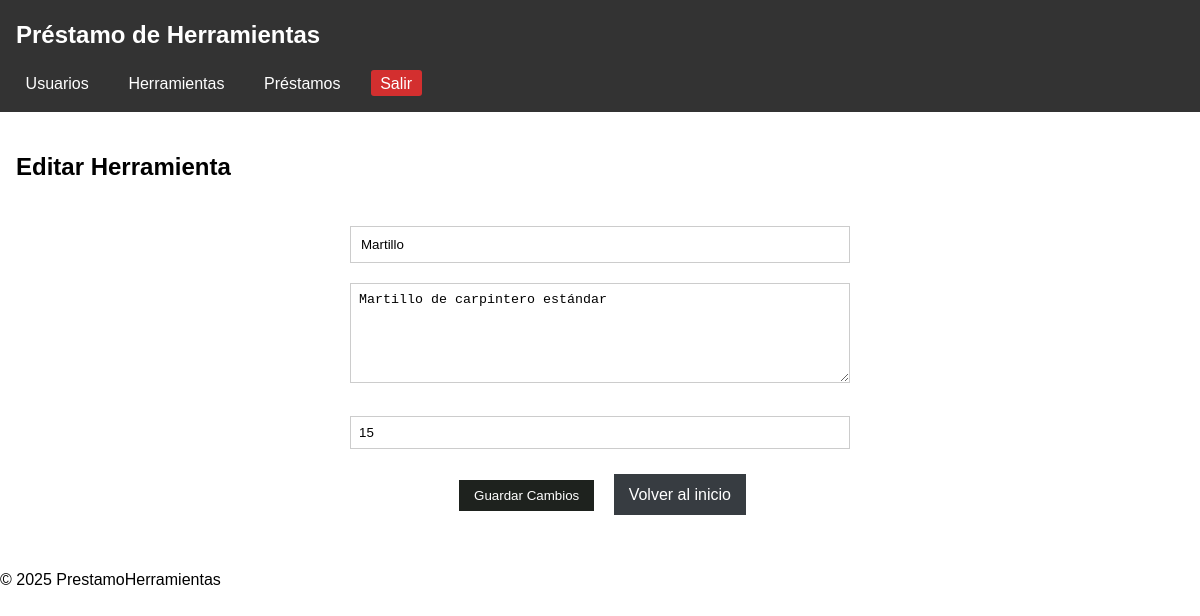
Screenshot of /?controller=herramientas&action=edit&id=1 with the database file from the repository.
### tables this page shows
CREATE TABLE IF NOT EXISTS herramientas (
    id INT AUTO_INCREMENT PRIMARY KEY,
    nombre VARCHAR(100) NOT NULL,
    descripcion TEXT,
    cantidad_disponible INT UNSIGNED NOT NULL DEFAULT 0
);

### app/Controller/HerramientaController.php (called while the page is built, shortened)
<?php
require_once __DIR__.'/../Model/Herramienta.php';
class HerramientaController {
    public function edit($id) {
        $herramienta = Herramienta::find($id);
        include '../app/View/herramientas/edit.php';
    }
}

### public/index.php (called while the page is built, shortened)
<?php
require_once '../routes.php';

### app/Model/Herramienta.php (called while the page is built, shortened)
<?php
class Herramienta {
    public static function find($id) {
        $db = Database::connect();
        $stmt = $db->prepare("SELECT * FROM herramientas WHERE id = ?");
        $stmt->execute([$id]);
        return $stmt->fetch(PDO::FETCH_ASSOC);
    }
}

### app/View/herramientas/edit.php (the view)
 <?php
include __DIR__ . '/../VistaReutilizable/encabezado.php';
?>
<link rel="stylesheet" href="/Sistema_prestamo_de_herramientas/public/assets/css/styles.css">
<h2>Editar Herramienta</h2>
<form class="form-herramienta" method="POST" action="?controller=herramientas&action=update&id=<?= $herramienta['id'] ?>">
    <div class="campo">
        <input name="nombre" value="<?= $herramienta['nombre'] ?>" placeholder="Nombre" required>
    </div>
    <div class="campo">
        <textarea name="descripcion" placeholder="Descripción"><?= $herramienta['descripcion'] ?></textarea>
    </div>
    <div class="campo">
        <input name="cantidad_disponible" type="number" value="<?= $herramienta['cantidad_disponible'] ?>" placeholder="Cantidad" required>
    </div>
    <div class="botones">
        <button type="submit">Guardar Cambios</button>
        <a href="?controller=auth&action=login" class="boton-volver">Volver al inicio</a>
    </div>
</form>
<?php include __DIR__ . '/../VistaReutilizable/pie.php'; ?>

### public/assets/css/styles.css (style rules this page uses)
.form-herramienta { max-width: 500px; margin: 0 auto; padding: 20px; font-family: Arial; }
.form-herramienta input[type="text"], .form-herramienta input[type="number"], .form-herramienta textarea { width: 100%; padding: 8px; margin: 5px 0; box-sizing: border-box; }
.form-herramienta textarea { height: 80px; }
.botones { text-align: center; margin-top: 20px; }
.botones button, .boton { padding: 8px 15px; margin: 0 5px; background: #4CAF50; color: white; border: none; text-decoration: none; display: inline-block; }
.form-herramienta { max-width: 500px; margin: 0 auto; padding: 20px; }
.campo { margin-bottom: 15px; }
.campo input, .campo textarea { width: 100%; padding: 8px; border: 1px solid #ccc; box-sizing: border-box; }
.campo textarea { height: 100px; }
.botones { margin-top: 20px; }
.botones button { padding: 8px 15px; background: #1e221e; color: white; border: none; }
.boton-volver { display: inline-block; margin-left: 10px; padding: 8px 15px; background: #373c41; color: white; text-decoration: none; }
.campo input { width: 100%; padding: 10px; border: 1px solid #ccc; box-sizing: border-box; }
body { font-family: Arial, sans-serif; margin: 0; padding: 0; line-height: 1.6; }

### rows the page displays
herramientas: nombre "Martillo", descripcion "Martillo de carpintero estándar", cantidad_disponible "15"
